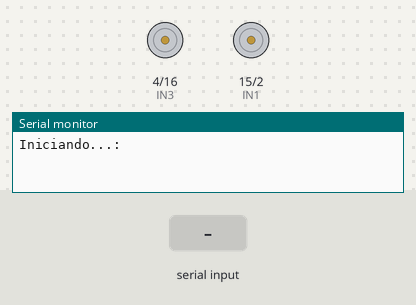
This program was run on a simulated ESP32. Parts: motor-driver pin pairs drawn as motors (green arrow = first pin HIGH = forward, orange = second pin HIGH = backward, longer = more drive), the last lines printed to the serial monitor. Inputs (shaded band) come from the test bench.

Above: at 1.2 s.
1.3 s: "izquierda\n" received over Serial
At 2.2 s:
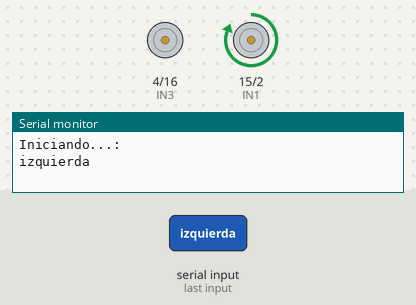
2.9 s: "derecha\n" received over Serial
At 3.5 s:
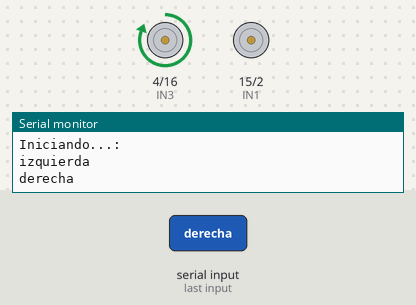
4.5 s: "arriba\n" received over Serial
At 5.8 s:
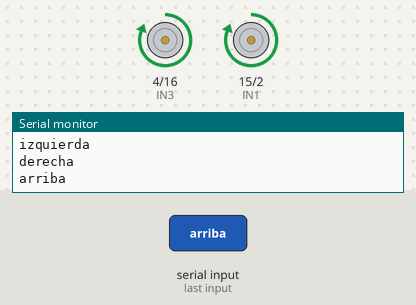
6.1 s: "abajo\n" received over Serial
At 7.2 s:
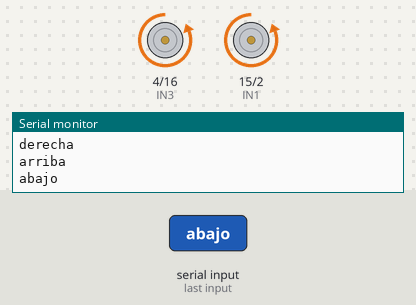
Timing chart, 0 to 8.7 s (numbered marks = the images above; inputs shaded):
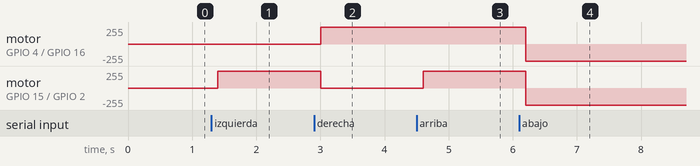

The program:

main.cpp
```cpp
#include <Arduino.h>

// Definición de pines para el Motor A
int IN1 = 15;
int IN2 = 2;

// Definición de pines para el Motor B
int IN3 = 4;
int IN4 = 16;

void Task_Serial1(void *parameter);

void setup() {
  // Inicializa la comunicación serial a 115200 baudios
  Serial.begin(115200);

  // Configura los pines de los motores como salidas
  pinMode(IN1, OUTPUT);
  pinMode(IN2, OUTPUT);
  pinMode(IN3, OUTPUT);
  pinMode(IN4, OUTPUT);

  // Crea una tarea para la comunicación serial
  xTaskCreate(
    Task_Serial1,  // Función de la tarea
    "Serial 1",    // Nombre de la tarea
    1024,          // Tamaño de la pila
    NULL,          // Parámetro de la tarea
    1,             // Prioridad de la tarea
    NULL           // Identificador de la tarea
  );
  Serial.println("Iniciando...:");
}

void loop() {
  // Código principal que se ejecuta repetidamente
}

// Función de la tarea para la comunicación serial
void Task_Serial1(void *parameter){
  String dato;

  // Bucle infinito de la tarea
  while(true){
    if(Serial.available()>0){
      // Lee la palabra de la comunicación serial
      dato = Serial.readStringUntil('\n');

      // Convierte la palabra a minúscula
      dato.toLowerCase();

      // Verifica la palabra y realiza la acción correspondiente
      if (dato == "izquierda") {
        // Motor A hacia adelante
        digitalWrite(IN1, HIGH);
        digitalWrite(IN2, LOW);
        // Motor B detenido
        digitalWrite(IN3, LOW);
        digitalWrite(IN4, LOW);
        Serial.println("izquierda");
      } else if (dato == "derecha") {
        // Motor A detenido
        digitalWrite(IN1, LOW);
        digitalWrite(IN2, LOW);
        // Motor B hacia adelante
        digitalWrite(IN3, HIGH);
        digitalWrite(IN4, LOW);
        Serial.println("derecha");
      } else if (dato == "arriba") {
        // Motor A hacia adelante
        digitalWrite(IN1, HIGH);
        digitalWrite(IN2, LOW);
        // Motor B hacia adelante
        digitalWrite(IN3, HIGH);
        digitalWrite(IN4, LOW);
        Serial.println("arriba");
      } else if (dato == "abajo") {
        // Motor A hacia atrás
        digitalWrite(IN1, LOW);
        digitalWrite(IN2, HIGH);
        // Motor B hacia atrás
        digitalWrite(IN3, LOW);
        digitalWrite(IN4, HIGH);
        Serial.println("abajo");
      } else {
        // Ambos motores detenidos
        digitalWrite(IN1, LOW);
        digitalWrite(IN2, LOW);
        digitalWrite(IN3, LOW);
        digitalWrite(IN4, LOW);
        Serial.println("detener");
      }
    }
    // Retrasa la tarea 200 milisegundos
    vTaskDelay( 200 / portTICK_PERIOD_MS );
  }
}
```

Measured:
- after the input at 1.3 s, motor on GPIO 15 (IN1) / GPIO 2 (IN2): stopped → forward 255/255 after 0.10 s
- after the input at 2.9 s, motor on GPIO 4 (IN3) / GPIO 16 (IN4): stopped → forward 255/255 after 0.10 s; motor on GPIO 15 (IN1) / GPIO 2 (IN2): forward 255/255 → stopped after 0.10 s
- after the input at 4.5 s, motor on GPIO 15 (IN1) / GPIO 2 (IN2): stopped → forward 255/255 after 0.10 s
- after the input at 6.1 s, motor on GPIO 4 (IN3) / GPIO 16 (IN4), motor on GPIO 15 (IN1) / GPIO 2 (IN2): forward 255/255 → backward 255/255 after 0.10 s
